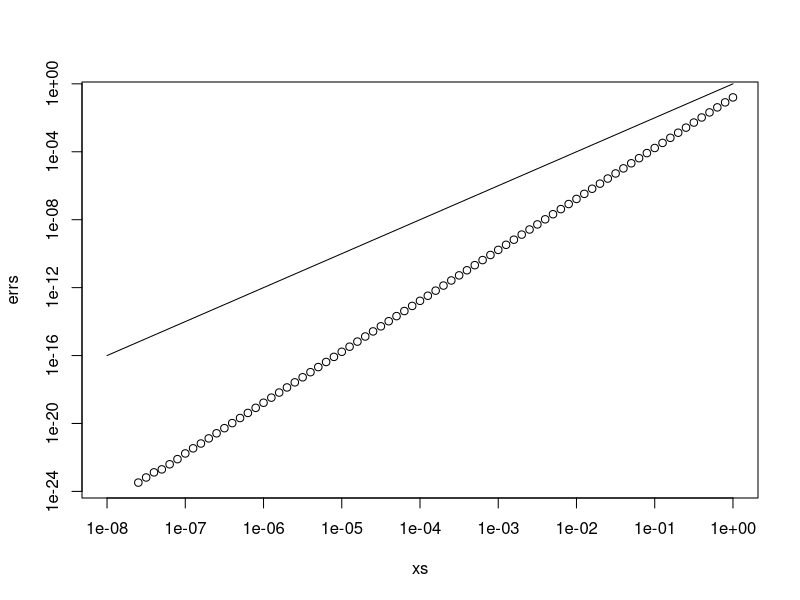
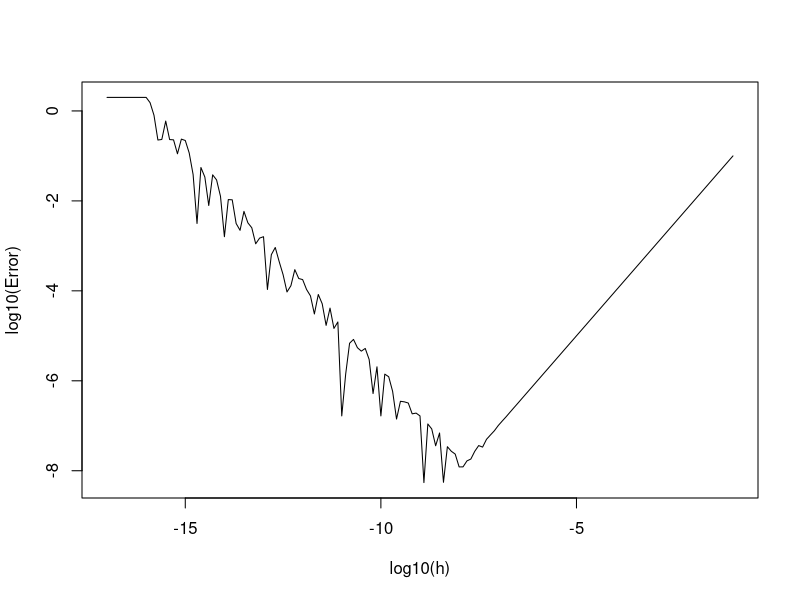

The R script that drew these images, in order: (Note: this script raises an error after producing the figures.)
x0 = 0
j = 2

f <- sin

t = \(x) x # äquiv. zu t= function (x) {return(x)}

xs = 10^seq(-8, 0, 0.1)

xs
#Liste, die bei 10^-8 startet, logarithmisch

errs = abs(f(xs) - t(xs))
errs # Liste der Fehler

length(xs)
length(errs) #jew. 81

plot(xs, errs, log="xy")
lines(xs, (xs-x0)^2)

# Frage mit k: Wie schnell wird mein Fehler kleiner?
# durchgezogene Linie hat Steigung 2
# schneller, weil Steigung steiler

# abs(f(x)-t(x)) = c (x-x0)^k
# log abs(( f(x)-t(x) ) = log(c) + k*log(x-x0)


#########################################################
# Blatt 1)
# 26.10.2023

# 1.1: ipad, rechnen

#1.2: 

x0 <- 1
f = function(x) x^2

# Funktion zur Berechnung der rechten Differenzenquotienten
ef_prime <- function(f, x0, h) {
  return((f(x0 + h) - f(x0)) / h)
}

# Wahre Ableitung von f(x) = x^2 an der Stelle x0 = 1
true_derivative <- 2

# Vektor von h-Werten (h wird kleiner)
h_values <- 10^seq(-1, -17, by = -0.1)

# Vektor zur Speicherung der Fehler
errors <- abs(ef_prime(function(x) x^2, 1, h_values) - true_derivative)

# Plot des Fehlers auf logarithmischen Achsen
plot(log10(h_values), log10(errors), type = "l", xlab = "log10(h)", ylab = "log10(Error)")

#### Ende 1.2


# 1.3:

# Mitternachtsformel
mitternacht <- function(p, q) {
  Diskri <- p^2 - q
  if (Diskri < 0) {
    return(c(NA, NA))
  }
  zwei_summ <- sqrt(Diskri)
  x1 <- -p + zwei_summ
  x2 <- -p - zwei_summ
  return(c(x1, x2))
}

# Satz von Vieta
Vieta <- function(p, q) {
  x2 <- -p
  x1 <- q / x2
  return(c(x1, x2))
}

# Testwerte für p und q
Werte_p <- c(1, 0.1, 0.01, 0.001, 0.0001)
Werte_q <- c(1, 0.1, 0.01, 0.001, 0.0001)

# Vergleiche die Ergebnisse der beiden Ansätze für verschiedene p und q
for (p in Werte_p) {
  for (q in Werte_q) {
    cat("p =", p, "q =", q, "\n")
    cat("Mitternachtsformel: ", mitternacht(p, q), "\n")
    cat("Satz von Vieta: ", mitternacht(p, q), "\n")
    cat("\n")
  }
}



####### Ende 1.3

######## BLATT 2

#2.1 und 2.2 nur in Lösung auf GoodNotest

##2.3:

#' @param X Matrix mit Zeilen X_1, ..., X_n.
#' @param beta Parametervektor

sigma_2 <- function(X, beta) {
  n <- nrow(X)
  d <- ncol(X)
  Sig <- matrix(0, d, d)
  for (i in 1:n) {
    Sig <- Sig + (X[i, ] - colMeans(X)) %*% t(X[i, ] - colMeans(X))
  }
  as.numeric(t(beta) %*% Sig %*% beta / n)
}

# 
# (a) Gebe die Laufzeit- und Speicher-Komplexität des Algorithmus in Landau-Notation an.
# 
# Lösung
# 
# Speicherplatz für X: O(nd)
# 
# Speicherplatz für beta: O(d)
# 
# Speicherplatz für Sig: O(d ^2)
# 
# Insgesamt haben wir also O(nd + d^2)
# 
# 
# Laufzeit für colMeans(X): O(nd + d) = O(nd) (n − 1 Additionen für jede der d Spalten
#                                              und d Multiplikationen für die Durchschnittsbildung)
# 
#  
# Laufzeit für (X[i, ] - colMeans(X)) %*% t(X[i, ] - colMeans(X)): O(nd + d + d^2) = O(nd + d^2)
#  (O(nd) Operationen für colMeans(X), 2d Subtraktionen, d^2 Multiplikationen für das äußere Produkt$)
# 
# • n Iterationen über i.
# 
# Insgesamt haben wir also O(n(nd + d^2)) = =(nd^2 + n^2d)
# 

#  # b)  
# Überprüfe die Laufzeiteigenschaften numerisch. Erzeuge dazu mehrere Datensätze
# mit n ∈ [10, 1000] und d ∈ [10, 1000] und benchmarke den Algorithmus (z.B. mit
#                                         microbenchmark::microbenchmark())

library(microbenchmark)
library(ggplot2)

grid <- expand.grid(
  n = seq.int(10, 1000, length = 4),
  d = seq.int(10, 1000, length = 4)
)

times <- numeric(nrow(grid))

for (k in 1:nrow(grid)) {
  n <- grid[k, 1]
  d <- grid[k, 2]
  X <- replicate(d, rnorm(n))
  cat("n = ", n, ", d = ", d, ", time = ", sep = "")
  times[k] <- median(microbenchmark(sigma_2(X, rep(1, d)), times = 10)$time)
  cat(times[k] / 1e9, "\n")
}

cbind(grid, time = times) |>
  ggplot(aes(n, time, color = as.factor(d))) +
  geom_line()

cbind(grid, time = times) |>
  ggplot(aes(d, time, color = as.factor(n))) +
  geom_line()


#######
# (c) Finde und benchmarke einen alternativen Algorithmus mit Laufzeit- und Speicherkomplexität O(nd)

# Kernideen in Lsg nachlesen

#' @param X Matrix mit Zeilen X_1, ..., X_n.
#' @param beta Parametervektor

#' @param X Matrix mit Zeilen X_1, ..., X_n.
#' @param beta Parametervektor
sigma_2_besser <- function(X, beta) {
  Xbeta <- X %*% beta
  mu <- mean(Xbeta)
  mean((Xbeta - mu)^2)
}

grid <- expand.grid(
  n = seq.int(10, 1000, length = 4),
  d = seq.int(10, 1000, length = 4)
)

times <- numeric(nrow(grid))

for (k in 1:nrow(grid)) {
  n <- grid[k, 1]
  d <- grid[k, 2]
  X <- replicate(d, rnorm(n))
  cat("n = ", n, ", d = ", d, ", time = ", sep = "")
  times[k] <- median(microbenchmark(sigma_2_besser(X, rep(1, d)), times = 1000)$time)
  cat(times[k] / 1e9, "\n")
}

cbind(grid, time = times) |>
  ggplot(aes(n, time, color = as.factor(d))) +
  geom_line()

cbind(grid, time = times) |>
  ggplot(aes(d, time, color = as.factor(n))) +
  geom_line()

# Wir sehen also, dass die Laufzeit von d und n hier tatsächlich linear sind. 



##################### BLATT 3

#3.1: goodnotest

# #3.2:
# # 
# # Um zu zeigen, dass die gegebene Matrix
# # 
# # A =
# #   | 1 1 |
# #   | 0 ε |
# #   
# #   numerisch singulär bezüglich δ ist, müssen wir zeigen, dass die Kondition der Matrix A, κ(A),
# multipliziert mit δ größer oder gleich 1 ist, wobei δ ≤ ε.
# # 
# # Die Kondition einer Matrix kann als Verhältnis der größten und kleinsten Singulärwerte 
# der Matrix ausgedrückt werden. Die Kondition κ(A) ist definiert als:
# #   
# #   κ(A) = σ_max / σ_min,
# # 
# # wobei σ_max der größte Singulärwert und σ_min der kleinste Singulärwert von A ist.
# # 
# # Wir können die Singulärwerte von A berechnen. Zuerst berechnen wir die Eigenwerte von AA, 
#   da die Singulärwerte von A die Quadratwurzeln der Eigenwerte von AA sind:
# #   
# #   A * A =
# #   | 1 1 | * | 1 0 | = | 2 1 |
# #   | 0 ε | | 1 ε | | ε ε² |
# #   
# #   Die Eigenwerte von AA sind die Lösungen der charakteristischen Gleichung det(AA - λI) = 0:
# #   
# #   det(A*A - λI) = | 2-λ 1 |
# #   | ε ε²-λ |
# #   
# #   Die Eigenwerte sind die Lösungen der Gleichung (2-λ)(ε²-λ) - ε = 0:
# #   
# #   (2-λ)(ε²-λ) - ε = 0
# # (2-λ)(λ² - ε²) - ε = 0
# # 2λ² - 2ε² - λ³ + λε² - ε = 0
# # 
# # Da ε > 0 und λ ist eine Lösung der Gleichung, und die anderen beiden Lösungen sind komplex, 
# können wir die größte und kleinste Eigenwerte bestimmen:
# #   
# #   Der größte Eigenwert (σ_max) ist der positive reale Wert von λ.
# # 
# # Der kleinste Eigenwert (σ_min) ist der nicht negative reale Wert von λ.
# # 
# # Die kleinste Eigenwert ist 0, und der größte Eigenwert ist der positive reale Wert. 
#   Daher ist σ_max / σ_min unendlich, da der kleinste Eigenwert 0 ist.
# # 
# # Nun, um die numerische Kondition von A zu bestimmen, teilen wir den größten 
# Singulärwert durch den kleinsten Singulärwert:
# #   
# #   κ(A) = σ_max / σ_min = ∞ / 0 = ∞.
# # 
# # Schließlich, da ε > 0 und δ ≤ ε, können wir sagen, dass κ(A) * δ ≥ ∞ * δ ≥ 1,
#   was bedeutet, dass A numerisch singulär bezüglich δ ist.



#3.3:

set.seed(5)
M <- matrix(rnorm(500 * 500), 500, 500)
A <- M %*% t(M)
B <- rnorm(500)
c(
  all(A == t(A)), # A ist symmetrisch
  min(eigen(A)$values) > 0 # A ist positiv definit
)

# a. 
# Schreibe eine Funktion spd_solve(A, B), welche die Cholesky-Faktorisierung von A
# verwendet um A−1B zu berechnen. Die Funktionen chol(), forwardsolve() und
# backsolve() sollten dabei nützlich sein.

spd_solve <- function(A, B) {
  # Cholesky-Faktorisierung von A
  L <- chol(A)
  
  # Löse das Gleichungssystem L^T * x = B
  x <- forwardsolve(t(L), B)
  
  # Löse das Gleichungssystem L * y = x
  y <- backsolve(L, x)
  
  return(y)
}

# In dieser Funktion wird zuerst die Cholesky-Faktorisierung von A durchgeführt, 
# indem chol(A) verwendet wird. Dann werden die Gleichungen L^T * x = B und L * y = x gelöst, 
# um den Vektor y zu erhalten, 
# der das Ergebnis von A⁻¹B darstellt.

# b. Vergleiche solve und spd_solve

# Erzeugen Sie eine zufällige SPD-Matrix A
set.seed(5)
M <- matrix(rnorm(500 * 500), 500, 500)
A <- M %*% t(M)

# Erzeugen Sie einen zufälligen Vektor B
B <- rnorm(500)

# Laufzeitmessung für solve(A, B)
time_solve <- system.time(solve(A, B))

# Laufzeitmessung für spd_solve(A, B)
time_spd_solve <- system.time(spd_solve(A, B))

# Ergebnisse ausgeben
print("Laufzeit solve(A, B):")
print(time_solve)

print("Laufzeit spd_solve(A, B):")
print(time_spd_solve)



### c.  . 
# Wie skalieren die Laufzeiten für k = 1, 10, 100? Wie lässt sich das Beobachtete erklären?
# 
# Die Laufzeiten für solve(A, B) und spd_solve(A, B) werden wahrscheinlich mit steigendem Wert von k skalieren, da die Größe der Matrix B sich ändert und sich dadurch die Anzahl der Operationen für die Berechnungen erhöht.
# 
# Hier ist eine allgemeine Erklärung:
#   
#   Für k = 1 (einen Vektor B):
#   
#   solve(A, B) löst das Gleichungssystem A⁻¹B für einen Vektor B.
# spd_solve(A, B) verwendet die Cholesky-Faktorisierung von A und führt zwei Vorwärts- und Rückwärtssubstitutionen durch. Die Cholesky-Faktorisierung hat eine geringere Laufzeitkomplexität als die allgemeine Matrixinversion.
# Für k = 10 (eine Matrix B mit 10 Spalten):
#   
#   Sowohl solve(A, B) als auch spd_solve(A, B) müssen eine Matrix B mit 10 Spalten behandeln. Die Laufzeiten beider Funktionen werden länger sein als bei k = 1, aber spd_solve wird wahrscheinlich schneller sein, da die Cholesky-Faktorisierung für A einmal durchgeführt wird, und dann wird die Vorwärts- und Rückwärtssubstitution für jede Spalte von B durchgeführt.
# Für k = 100 (eine Matrix B mit 100 Spalten):
#   
#   Mit steigendem k werden die Laufzeiten für beide Funktionen noch länger. solve(A, B) wird aufgrund der Matrixinversion insbesondere bei großen Matrizen erheblich länger dauern. spd_solve(A, B) wird ebenfalls länger dauern, aber die Cholesky-Faktorisierung wird immer noch schneller sein als die Matrixinversion, insbesondere bei großen k.
# Zusätzlich zur Größe von k hängt die Laufzeit auch von der Größe der Matrix A ab. Wenn A eine größere Matrix ist, werden die Berechnungen generell länger dauern. Die spezifischen Laufzeiten hängen auch von der Rechenleistung des verwendeten Computers und der Implementierung der verwendeten Funktionen ab.
# 
# Um genaue Aussagen über die Laufzeitkomplexität für verschiedene Werte von k und A zu treffen, wäre eine detaillierte Analyse der verwendeten Algorithmen und eine experimentelle Messung erforderlich. Es ist jedoch zu erwarten, dass die Cholesky-Faktorisierung insbesondere für große k und große A schneller ist als die Matrixinversion.
# 
# 
